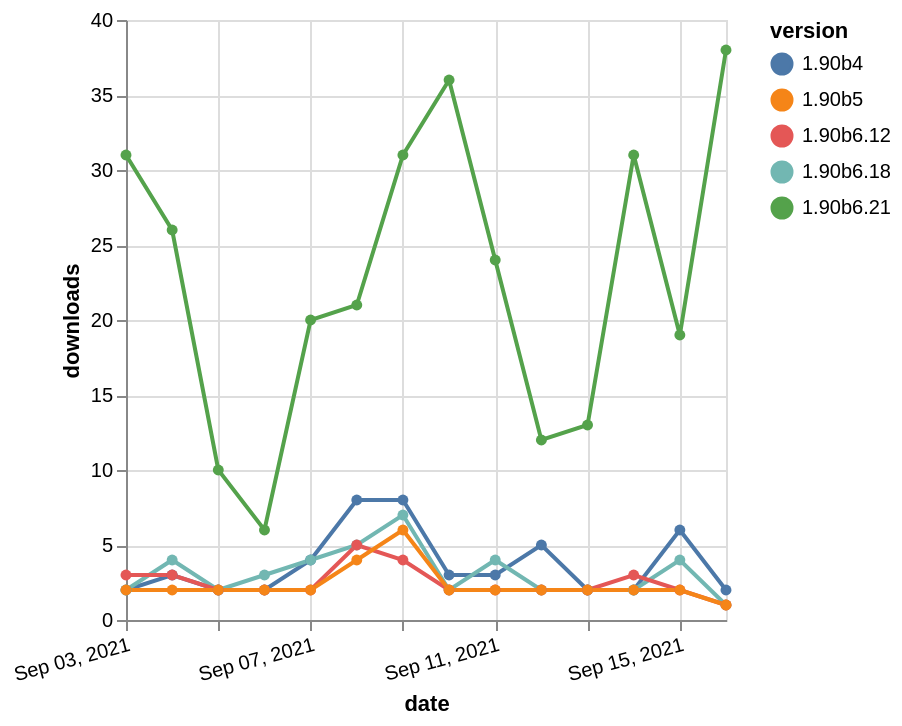

Describe this chart as a Vega-Lite specification.
### Vega-Lite specification from a JSON file in a GitHub repository (floating-point values rounded to 4 significant figures)
{"$schema": "https://vega.github.io/schema/vega-lite/v5.json", "description": "A simple bar chart with embedded data.", "data": {"values": [{"date": "2021-09-03", "total": 4248, "delta": 31, "version": "1.90b6.21"}, {"date": "2021-09-04", "total": 4274, "delta": 26, "version": "1.90b6.21"}, {"date": "2021-09-05", "total": 4284, "delta": 10, "version": "1.90b6.21"}, {"date": "2021-09-06", "total": 4290, "delta": 6, "version": "1.90b6.21"}, {"date": "2021-09-07", "total": 4310, "delta": 20, "version": "1.90b6.21"}, {"date": "2021-09-08", "total": 4331, "delta": 21, "version": "1.90b6.21"}, {"date": "2021-09-09", "total": 4362, "delta": 31, "version": "1.90b6.21"}, {"date": "2021-09-10", "total": 4398, "delta": 36, "version": "1.90b6.21"}, {"date": "2021-09-11", "total": 4422, "delta": 24, "version": "1.90b6.21"}, {"date": "2021-09-12", "total": 4434, "delta": 12, "version": "1.90b6.21"}, {"date": "2021-09-13", "total": 4447, "delta": 13, "version": "1.90b6.21"}, {"date": "2021-09-14", "total": 4478, "delta": 31, "version": "1.90b6.21"}, {"date": "2021-09-15", "total": 4497, "delta": 19, "version": "1.90b6.21"}, {"date": "2021-09-16", "total": 4535, "delta": 38, "version": "1.90b6.21"}, {"date": "2021-09-03", "total": 9747, "delta": 2, "version": "1.90b4"}, {"date": "2021-09-04", "total": 9750, "delta": 3, "version": "1.90b4"}, {"date": "2021-09-05", "total": 9752, "delta": 2, "version": "1.90b4"}, {"date": "2021-09-06", "total": 9754, "delta": 2, "version": "1.90b4"}, {"date": "2021-09-07", "total": 9758, "delta": 4, "version": "1.90b4"}, {"date": "2021-09-08", "total": 9766, "delta": 8, "version": "1.90b4"}, {"date": "2021-09-09", "total": 9774, "delta": 8, "version": "1.90b4"}, {"date": "2021-09-10", "total": 9777, "delta": 3, "version": "1.90b4"}, {"date": "2021-09-11", "total": 9780, "delta": 3, "version": "1.90b4"}, {"date": "2021-09-12", "total": 9785, "delta": 5, "version": "1.90b4"}, {"date": "2021-09-13", "total": 9787, "delta": 2, "version": "1.90b4"}, {"date": "2021-09-14", "total": 9789, "delta": 2, "version": "1.90b4"}, {"date": "2021-09-15", "total": 9795, "delta": 6, "version": "1.90b4"}, {"date": "2021-09-16", "total": 9797, "delta": 2, "version": "1.90b4"}, {"date": "2021-09-03", "total": 5497, "delta": 2, "version": "1.90b6.18"}, {"date": "2021-09-04", "total": 5501, "delta": 4, "version": "1.90b6.18"}, {"date": "2021-09-05", "total": 5503, "delta": 2, "version": "1.90b6.18"}, {"date": "2021-09-06", "total": 5506, "delta": 3, "version": "1.90b6.18"}, {"date": "2021-09-07", "total": 5510, "delta": 4, "version": "1.90b6.18"}, {"date": "2021-09-08", "total": 5515, "delta": 5, "version": "1.90b6.18"}, {"date": "2021-09-09", "total": 5522, "delta": 7, "version": "1.90b6.18"}, {"date": "2021-09-10", "total": 5524, "delta": 2, "version": "1.90b6.18"}, {"date": "2021-09-11", "total": 5528, "delta": 4, "version": "1.90b6.18"}, {"date": "2021-09-12", "total": 5530, "delta": 2, "version": "1.90b6.18"}, {"date": "2021-09-13", "total": 5532, "delta": 2, "version": "1.90b6.18"}, {"date": "2021-09-14", "total": 5534, "delta": 2, "version": "1.90b6.18"}, {"date": "2021-09-15", "total": 5538, "delta": 4, "version": "1.90b6.18"}, {"date": "2021-09-16", "total": 5539, "delta": 1, "version": "1.90b6.18"}, {"date": "2021-09-03", "total": 3605, "delta": 3, "version": "1.90b6.12"}, {"date": "2021-09-04", "total": 3608, "delta": 3, "version": "1.90b6.12"}, {"date": "2021-09-05", "total": 3610, "delta": 2, "version": "1.90b6.12"}, {"date": "2021-09-06", "total": 3612, "delta": 2, "version": "1.90b6.12"}, {"date": "2021-09-07", "total": 3614, "delta": 2, "version": "1.90b6.12"}, {"date": "2021-09-08", "total": 3619, "delta": 5, "version": "1.90b6.12"}, {"date": "2021-09-09", "total": 3623, "delta": 4, "version": "1.90b6.12"}, {"date": "2021-09-10", "total": 3625, "delta": 2, "version": "1.90b6.12"}, {"date": "2021-09-11", "total": 3627, "delta": 2, "version": "1.90b6.12"}, {"date": "2021-09-12", "total": 3629, "delta": 2, "version": "1.90b6.12"}, {"date": "2021-09-13", "total": 3631, "delta": 2, "version": "1.90b6.12"}, {"date": "2021-09-14", "total": 3634, "delta": 3, "version": "1.90b6.12"}, {"date": "2021-09-15", "total": 3636, "delta": 2, "version": "1.90b6.12"}, {"date": "2021-09-16", "total": 3637, "delta": 1, "version": "1.90b6.12"}, {"date": "2021-09-03", "total": 2152, "delta": 2, "version": "1.90b5"}, {"date": "2021-09-04", "total": 2154, "delta": 2, "version": "1.90b5"}, {"date": "2021-09-05", "total": 2156, "delta": 2, "version": "1.90b5"}, {"date": "2021-09-06", "total": 2158, "delta": 2, "version": "1.90b5"}, {"date": "2021-09-07", "total": 2160, "delta": 2, "version": "1.90b5"}, {"date": "2021-09-08", "total": 2164, "delta": 4, "version": "1.90b5"}, {"date": "2021-09-09", "total": 2170, "delta": 6, "version": "1.90b5"}, {"date": "2021-09-10", "total": 2172, "delta": 2, "version": "1.90b5"}, {"date": "2021-09-11", "total": 2174, "delta": 2, "version": "1.90b5"}, {"date": "2021-09-12", "total": 2176, "delta": 2, "version": "1.90b5"}, {"date": "2021-09-13", "total": 2178, "delta": 2, "version": "1.90b5"}, {"date": "2021-09-14", "total": 2180, "delta": 2, "version": "1.90b5"}, {"date": "2021-09-15", "total": 2182, "delta": 2, "version": "1.90b5"}, {"date": "2021-09-16", "total": 2183, "delta": 1, "version": "1.90b5"}]}, "width": "container", "mark": {"type": "line", "point": {"filled": true}}, "encoding": {"x": {"field": "date", "type": "temporal", "timeUnit": "yearmonthdate", "title": "date", "axis": {"labelAngle": -15}}, "y": {"field": "delta", "type": "quantitative", "title": "downloads"}, "color": {"field": "version", "type": "nominal"}, "tooltip": {"field": "delta"}}}
